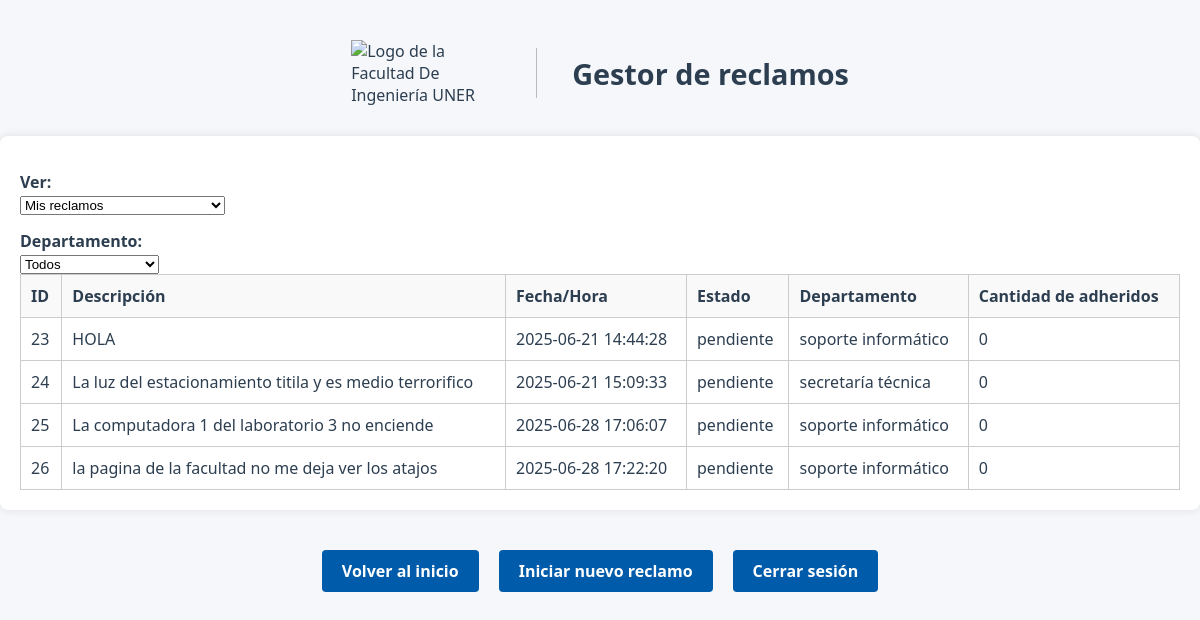
The page /listarReclamos (signed in) on the database as committed earlier.
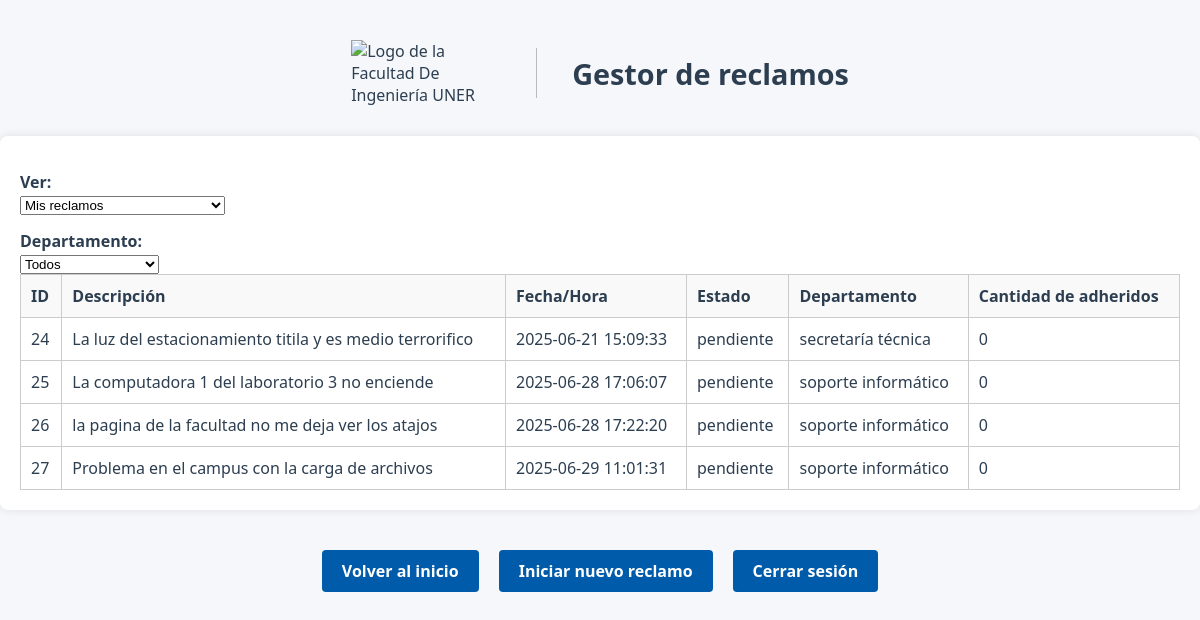
The same page on the database as committed later.
### modules/modelosDTO.py (models this page shows, shortened)
class ModeloReclamo(Base):
    __tablename__ = 'Reclamos'
    id = Column(Integer(), primary_key=True, autoincrement=True)
    idUsuario = Column(Integer, ForeignKey('Usuarios.id'), nullable=False)
    fechaYHora = Column(String(50), nullable=False)  # Formato de fecha y hora
    estado = Column(String(20), nullable=False, default='pendiente')
    tiempoResolucion = Column(Integer, nullable=True, default=None)
    departamento = Column(String(20), nullable=False)
    numeroAdheridos = Column(Integer, nullable=False, default=0)
    descripcion = Column(Text, nullable=False)
    imagen = Column(String(255), nullable=True)
    usuariosAdheridos = relationship(
        "ModeloUsuario",
        secondary=asociacion_usuarios_adheridos,
        backref="reclamosAdheridos"
    ) #como definimos backref no hace falta poner la relacion inversa

### server.py (the view)
@app.route("/listarReclamos", methods=["GET", "POST"])
@login_required
def listarReclamos():
    username = current_user.nombre
    idUsuario = current_user.id
    filtroUsuario = request.form.get("filtroUsuario", "mios")
    filtroDepartamento = request.form.get("filtroDepartamento", "todos")
    if filtroUsuario == "todos":
        reclamosFiltrados = repoReclamo.obtenerRegistrosFiltro("estado", "pendiente")
    elif filtroUsuario == "mios":
        reclamosMios = repoReclamo.obtenerRegistrosFiltro("idUsuario", idUsuario)
        todosReclamos = repoReclamo.obtenerRegistrosTotales()
        reclamosAdheridos = [r for r in todosReclamos if idUsuario in r.usuariosAdheridos]
        reclamosFiltrados = list({r.id: r for r in reclamosMios + reclamosAdheridos}.values())
    if filtroDepartamento != "todos":
        reclamosFiltrados = [
            r for r in reclamosFiltrados if r.departamento == filtroDepartamento
        ]
    return render_template(
        "listarReclamos.html",
        reclamos=reclamosFiltrados,
        username=username,
        idUsuario=idUsuario,
        filtro_usuario=filtroUsuario
    )

### modules/gestorLogin.py (called while the page is built)
    def __cargarUsuarioActual(self, idUsuario):
        usuario = self.__gestorUsuarios.cargarUsuario(idUsuario)
        if usuario:
            return FlaskLoginUser(usuario)
        return None

### modules/gestorUsuarios.py (called while the page is built)
    def cargarUsuario(self, idUsuario):
        registro = self.__repo.obtenerRegistroFiltro("id", idUsuario) #devuelve un objeto Usuario o None
        return registro.to_dict() if registro else None

### modules/reclamo.py (called while the page is built)
    @property
    def id(self):
        return self.__id

    @property
    def fechaYHora(self):
        return self.__fechaYHora

    @property
    def estado(self):
        return self.__estado

    @property
    def departamento(self):
        return self.__departamento

    @property
    def numeroAdheridos(self):
        return self.__numeroAdheridos

    @property
    def descripcion(self):
        return self.__descripcion

    @property
    def usuariosAdheridos(self):
        return self.__usuariosAdheridos

### modules/repositorioConcretoBD.py (called while the page is built)
    def obtenerRegistroFiltro(self, filtro, valor):
        modeloUsuario = self.__session.query(ModeloUsuario).filter_by(**{filtro:valor}).first()
        return self.__map_modelo_a_usuario(modeloUsuario) if modeloUsuario else None

    def __map_modelo_a_usuario(self, modeloUsuario: ModeloUsuario):
        return Usuario(
            id=modeloUsuario.id,  # Asumiendo que el modelo tiene un campo id
            nombre=modeloUsuario.nombre,
            apellido=modeloUsuario.apellido,
            email=modeloUsuario.email,
            nombreUsuario=modeloUsuario.nombreUsuario,
            rol=modeloUsuario.rol,
            password=modeloUsuario.password
        )

    def obtenerRegistrosFiltro(self, filtro, valor):
        if isinstance(valor, list) and len(valor) > 0:
            valor = valor[0]
        modeloReclamo = self.__session.query(ModeloReclamo).filter_by(**{filtro: valor}).all()
        if modeloReclamo:
            return [self.__map_modelo_a_reclamo(reclamo) for reclamo in modeloReclamo]
        return []

    def obtenerRegistrosTotales(self):
        modeloReclamo = self.__session.query(ModeloReclamo).all()
        return [self.__map_modelo_a_reclamo(reclamo) for reclamo in modeloReclamo]

### modules/usuario.py (called while the page is built)
    @property
    def id(self):
        return self.__id

    @property
    def nombre(self):
        return self.__nombre

    @property
    def apellido(self):
        return self.__apellido

    @property
    def email(self):
        return self.__email

    @property
    def nombreUsuario(self):
        return self.__nombreUsuario

### templates/listarReclamos.html (shortened to what this page needs)
<!DOCTYPE html>
<html lang="es">
<head>
    <link rel="stylesheet" href="{{ url_for('static', filename='style.css') }}">
</head>
<body>
    <div class="header">
        <img src="{{ url_for('static', filename='logoFiuner.png') }}" alt="Logo de la Facultad De Ingeniería UNER" class="logo" width="150" height="50">
        <h1>Gestor de reclamos</h1>
    </div>
<div class="tabla-reclamos">
    <form method="post" action="{{ url_for('listarReclamos') }}">
        <div class="filtros-superiores">
            <label for="filtroUsuario">Ver:</label>
            <select name="filtroUsuario" onchange="this.form.submit()">
                <option value="mios" {% if request.form.get('filtroUsuario') == 'mios' %}selected{% endif %}>Mis reclamos</option>
            </select>
            <label for="filtroDepartamento">Departamento:</label>
            <select name="filtroDepartamento" onchange="this.form.submit()">
                <option value="todos" {% if request.form.get('filtroDepartamento') == 'todos' %}selected{% endif %}>Todos</option>
            </select>
        </div>
    </form>
    <table>
        <thead>
            <tr>
                <th>ID</th>
                <th>Descripción</th>
                <th>Fecha/Hora</th>
                <th>Estado</th>
                <th>Departamento</th>
                <th>Cantidad de adheridos</th>
            </tr>
        </thead>
        <tbody>
            {% if reclamos %}
                {% for reclamo in reclamos %}
                    <tr>
                        <td>{{ reclamo.id }}</td>
                        <td>{{ reclamo.descripcion }}</td>
                        <td>{{ reclamo.fechaYHora }}</td>
                        <td>{{ reclamo.estado }}</td>
                        <td>{{ reclamo.departamento }}</td>
                        <td>{{ reclamo.numeroAdheridos }}</td>
                    </tr>
                {% endfor %}
            {% else %}
                <tr>
                    <td colspan="7" style="text-align: center;">No hay reclamos para mostrar.</td>
                </tr>
            {% endif %}
        </tbody>
    </table>
</div>
    <div class="botones">
        <a href="{{ url_for('bienvenido') }}" class="btn-registro">Volver al inicio</a>
        <a href="{{ url_for('crearReclamos') }}" class="btn-registro">Iniciar nuevo reclamo</a>
        <a href="{{ url_for('logout') }}" class="btn-registro">Cerrar sesión</a>
    </div>
</body>
</html>

### static/style.css (style rules this page uses)
.header { display: flex; align-items: center; justify-content: center; gap: 20px; margin-top: 40px; padding: 0 20px; text-align: left; flex-wrap: wrap; }
body { font-family: 'Segoe UI', 'Roboto', 'Helvetica Neue', sans-serif; background-color: #f5f7fa; color: #2c3e50; margin: 0; padding: 0; min-height: 100vh; }
.logo { width: 150px; height: auto; }
h1 { font-size: 1.8em; color: #2c3e50; margin: 0; }
.btn-registro, .links { display: inline-block; padding: 10px 20px; background-color: #005baa; color: #fff !important; border: none; border-radius: 4px; text-decoration: none; font-weight: bold; margin-top: 10px; transition: background 0.2s; cursor: pointer; }
form { background-color: transparent; padding: 0; margin-top: 0; border-radius: 0; box-shadow: none; width: 100%; max-width: none; }
label { display: block; margin-top: 15px; font-weight: 600; }
.botones { display: flex; gap: 20px; flex-wrap: wrap; justify-content: center; margin-top: 20px; }
.tabla-reclamos { background-color: white; width: 100%; padding: 20px; box-sizing: border-box; border-radius: 8px; box-shadow: 0 0 10px rgba(0,0,0,0.1); margin-top: 30px; }
.tabla-reclamos table { width: 100%; border-collapse: collapse; }
.tabla-reclamos th, .tabla-reclamos td { padding: 10px; border: 1px solid #ccc; text-align: left; }
.tabla-reclamos thead { background-color: #f9f9f9; }
.botones { margin-top: 30px; text-align: center; }
.header { display: flex; align-items: center; gap: 15px; margin-bottom: 20px; }

Rows that differ between the two databases and show on the page:
removed ModeloReclamo: id "23", descripcion "HOLA", fechaYHora "2025-06-21 14:44:28", estado "pendiente", departamento "soporte informático", numeroAdheridos "0"
added ModeloReclamo: id "27", descripcion "Problema en el campus con la carga de archivos", fechaYHora "2025-06-29 11:01:31", estado "pendiente", departamento "soporte informático", numeroAdheridos "0"
